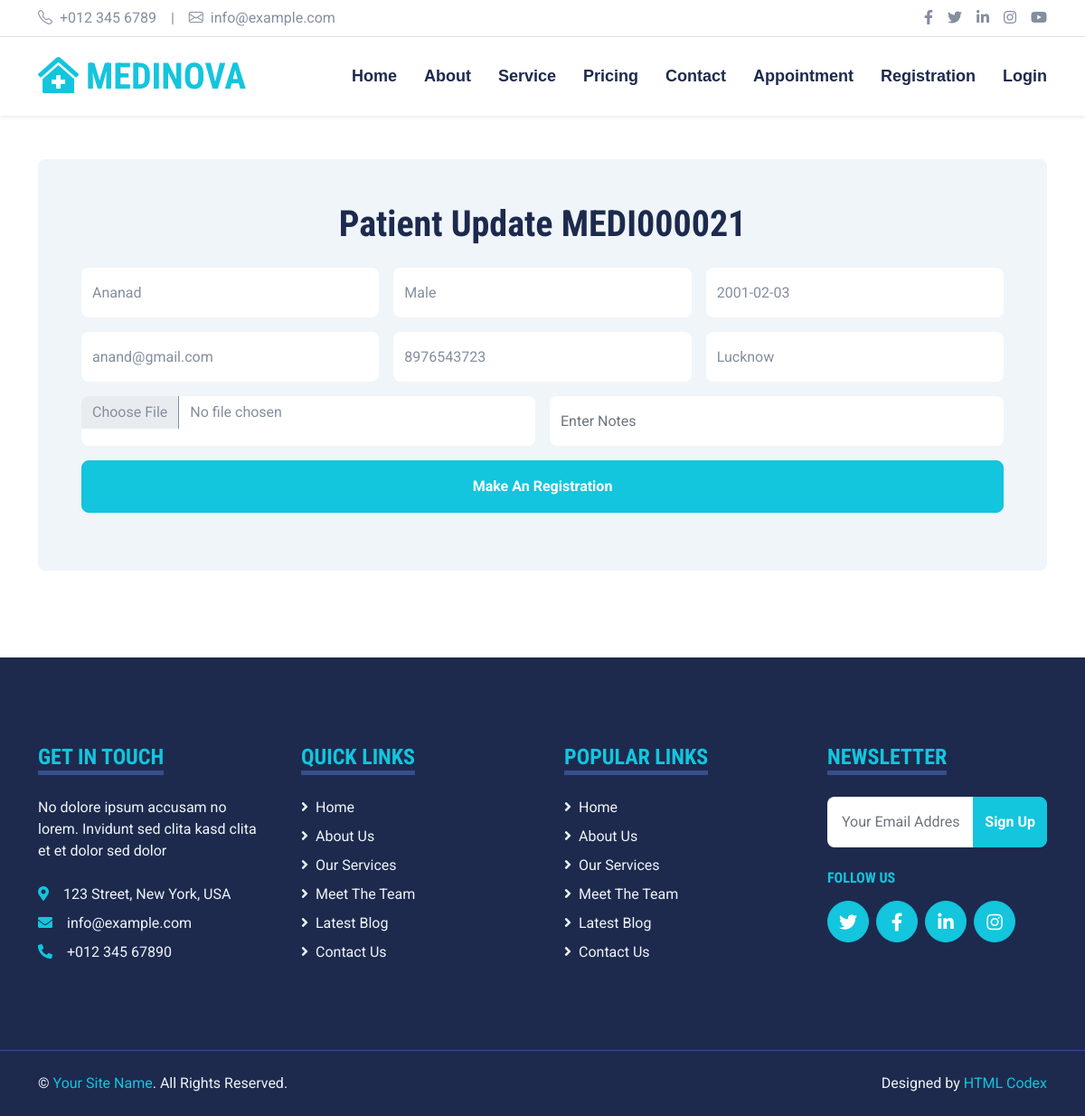
Page /patient_update/21 on the committed database.
### hms/models.py (models this page shows, shortened)
class Patient(models.Model):
    user = models.OneToOneField(User, on_delete=models.CASCADE, null=True, blank=True)
    name = models.CharField(max_length=100)
    gender = models.CharField(max_length=100, choices=GENDER_CHOICES)
    dob = models.DateField(null=True, blank=True)
    email = models.EmailField(null=True, blank=True)
    phone = models.CharField(max_length=10)
    address = models.CharField(max_length=255, null=True, blank=True)
    photo = models.ImageField(upload_to='media/patient', null=True, blank=True)
    note = models.CharField(max_length=255, null=True, blank=True)
    first_login = models.BooleanField(null=True, blank=True, default=False)
    created_date = models.DateTimeField(auto_now=True)

### hms/views.py (the view)
# urls.py: path('patient_update/<int:pid>', view_patient_update, name='patient_update'),
def view_patient_update(request, pid):
    patients = Patient.objects.all()
    patient = Patient.objects.get(id=pid)
    user = patient.user
    if request.method == "POST":
        form = PatientForm(request.POST, instance=patient)
        if form.is_valid():
            patient = form.save(commit=False)
            patient.user = user
            patient.save()
            msg = {
                'icon' : 'success',
                'title' : 'Congratulation!',
                'text' : 'Patient Update Successfully.'
            }
            return render(request, 'hms/registration.html', locals())
        else:
            msg = {
                'icon' : 'error',
                'title' : 'Oops!',
                'text' : 'Something went wrong. Please try again.'
            }
    else:
        form = PatientForm(instance=patient)
    return render(request, 'hms/patient_update.html', locals())

### hms/templates/hms/patient_update.html (shortened to what this page needs)
{% extends 'hms/main.html' %}
{% load static %}
{% block body %}
    <div class="container-fluid py-5">
        <div class="container">
            <div class="row gx-5">
                <div class="col-lg">
                    <div class="bg-light text-center rounded p-5">
                        <h1 class="mb-4">Patient Update {{user}}</h1>
                        <form method='POST'>
                            <div class="row g-3">
                                <div class="col col-lg-4 col-md-6 col-sm-12">{{form.name}}</div>
                                <div class="col col-lg-4 col-md-6 col-sm-12">{{form.gender}}</div>
                                <div class="col col-lg-4 col-md-6 col-sm-12">{{form.dob}}</div>
                                <div class="col col-lg-4 col-md-6 col-sm-12">{{form.email}}</div>
                                <div class="col col-lg-4 col-md-6 col-sm-12">{{form.phone}}</div>
                                <div class="col col-lg-4 col-md-6 col-sm-12">{{form.address}}</div>
                                <div class="col col-lg-6 col-md-6 col-sm-12 ">{{form.photo}}</div>
                                <div class="col col-lg-6 col-md-6 col-sm-12">{{form.note}}</div>
                            </div>
                            <div class="row g-3 py-3">
                                <div class="col">
                                    <button class="btn btn-primary w-100 py-3" type="submit">Make An Registration</button>
                                </div>
                            </div>
                        </form>
                    </div>
                </div>
            </div>
        </div>
    </div>
{% endblock body %}

### hms/static/hms/css/style.css (style rules this page uses)
:root { --primary: #13C5DD; --secondary: #354F8E; --light: #EFF5F9; --dark: #1D2A4D; }
.btn { font-weight: 700; transition: .5s; }
.btn-primary { color: #FFFFFF; }

### rows in the picture
Patient: name "Ananad", gender "Male", dob "2001-02-03", email "anand@gmail.com", phone "8976543723", address "Lucknow"

### other values in the picture
{{ user }} "MEDI000021"
